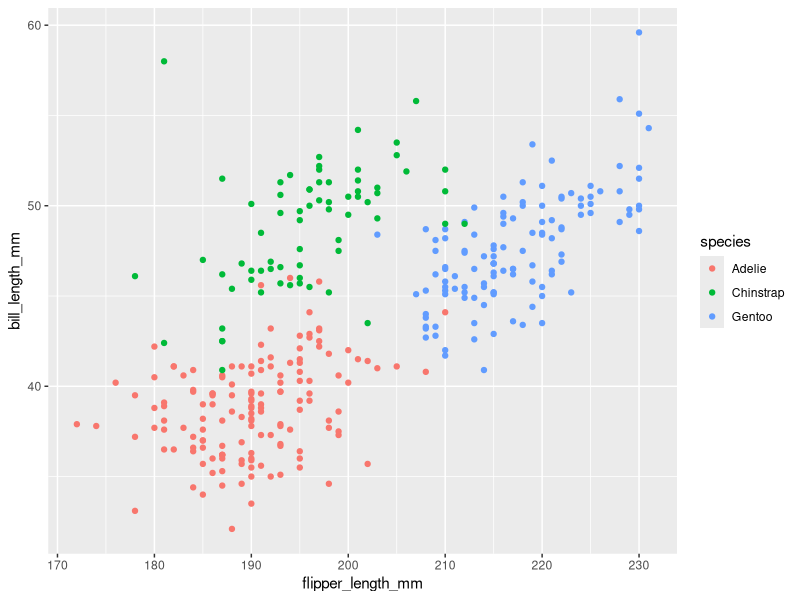
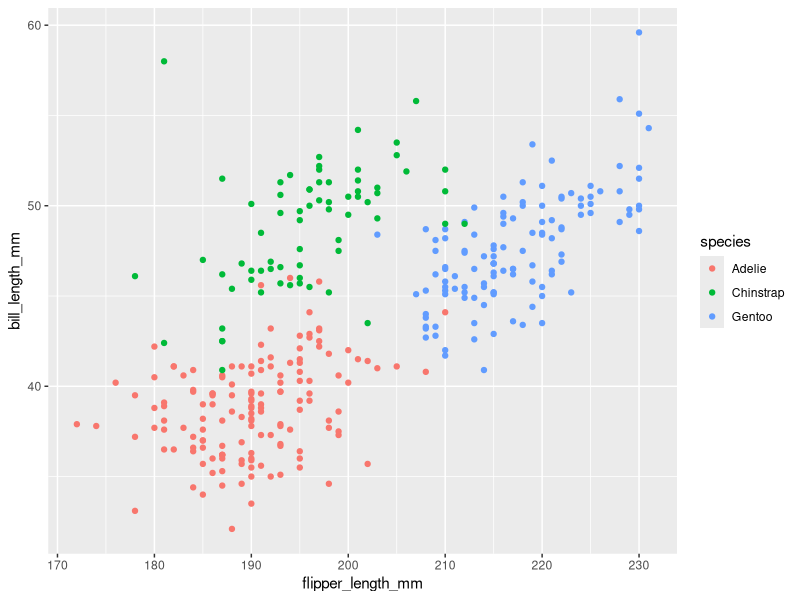

Source code (R) for these figures, in order:
## ---- chunk 1
knitr::opts_chunk$set(echo = TRUE)
library(tidyverse)
## ---- chunk 2
data("penguins", package = "palmerpenguins")
## ---- chunk 3
penguins %>% 
  drop_na() %>% 
  ggplot(aes(flipper_length_mm, bill_length_mm, color=species)) +
  geom_point()
## ---- chunk 4
ggsave("penguin_plot.jpg")
